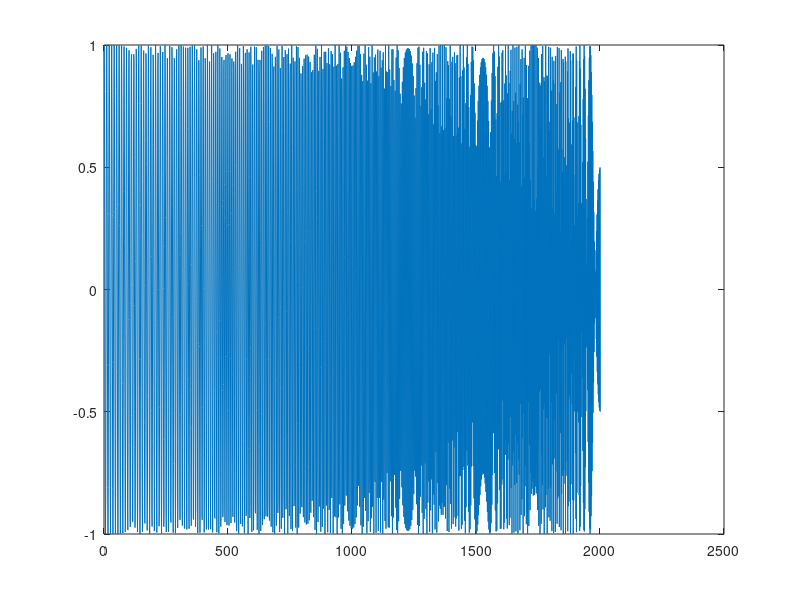

Reproduce this figure in MATLAB.
t=0:0.001:2;
x=chirp(t,100,1,200, 'quadratic');
plot(x);
fileID = fopen('CHIRP.txt','w');
fprintf(fileID,'%12.8f ',x);
fclose(fileID);
